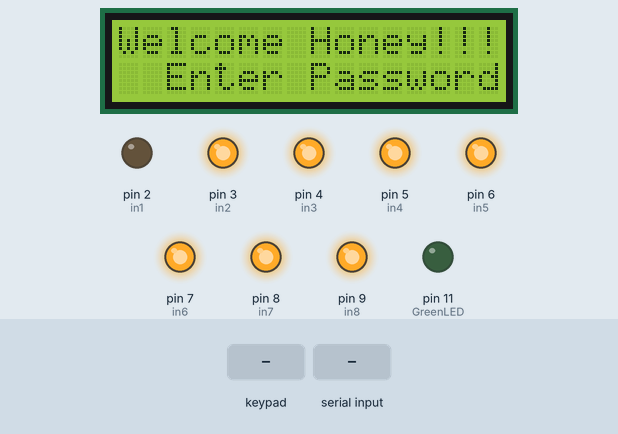
Recording of a sketch running on a simulated Arduino Mega 2560, built with avr-gcc and run on an emulated ATmega2560. Parts: 16×2 character LCD, output pins drawn as LEDs (lit = HIGH). The test bench sets the inputs (shaded band). What the sketch prints to the serial monitor is not drawn.

Above: at 1.3 s.
1.4 s: keypad keys 1 2 3 4 pressed 0.4 s apart
At 3.5 s:
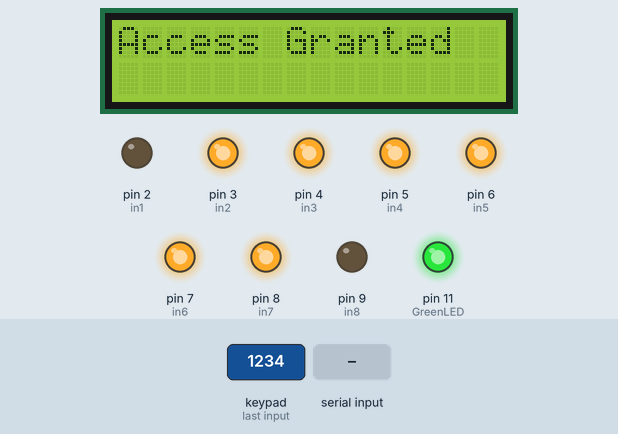
7.5 s: key 'A' pressed
10.5 s: "1" received over the second serial link
At 13.39 s:
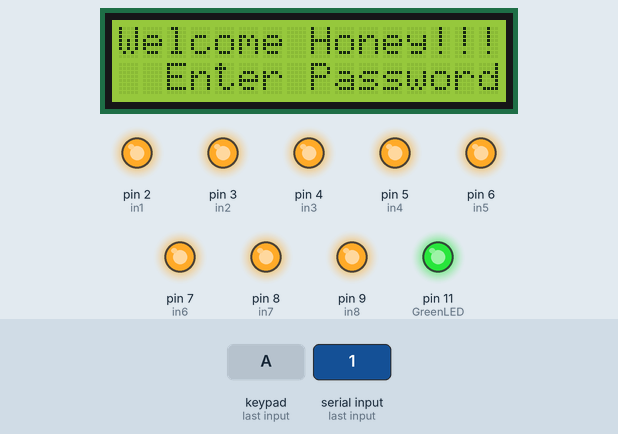
13.5 s: "b" received over the second serial link
At 14.2 s:
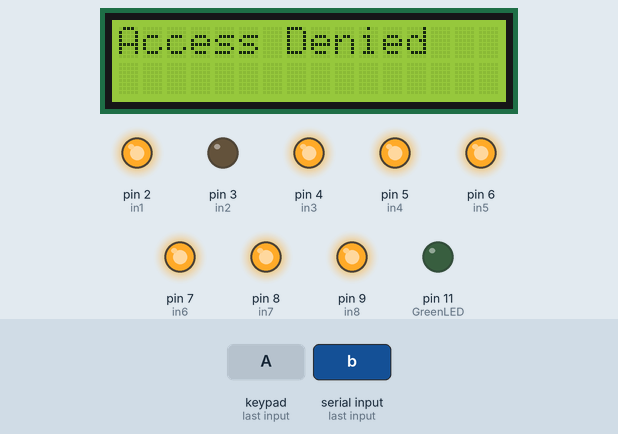
16.2 s: "2" received over the second serial link
At 17.4 s:
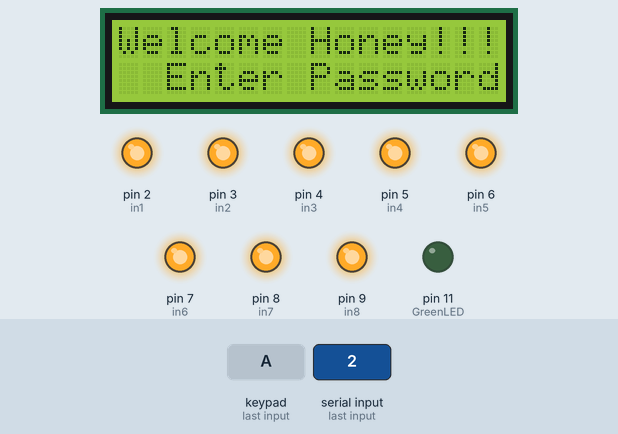
17.7 s: keypad keys 1 2 3 4 # pressed 0.4 s apart
At 19.7 s:
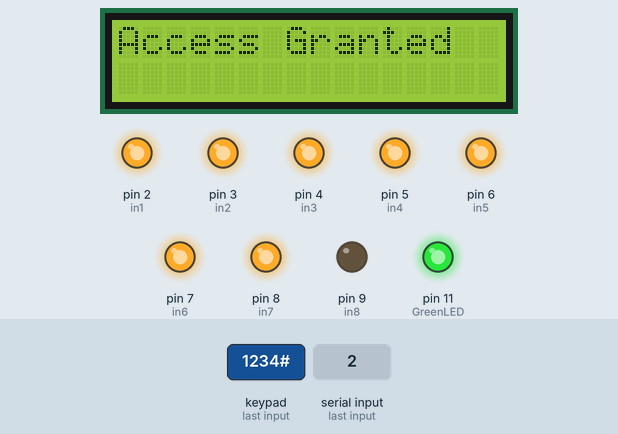
Timing chart, 0 to 21.2 s (numbered marks = the images above; inputs shaded):
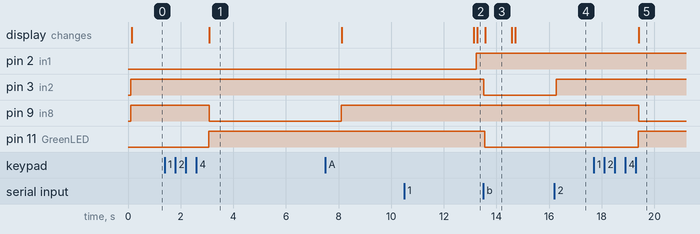

The sketch:

smart_home.ino
```cpp
#include<Keypad.h>
#include<Servo.h>
#include <Wire.h>
#include<Keypad.h>
#include <LiquidCrystal_I2C.h>
#include <SoftwareSerial.h>// import the Software serial library
char ch;
 // the data given from Computer
int in1 =2;
int in2 =3;
int in3 =4;
int in4 =5;
int in5 =6;
int in6 =7;
int in7 =8;
int in8 =9;
SoftwareSerial bluetooth(0,1); // RX, TX

#define GreenLED 11

LiquidCrystal_I2C lcd(0x3F,2,1,0,4,5,6,7,3, POSITIVE );
char* password="1234";
int Position= 0;

const byte rows=4;
const byte cols=4;

char keyMap [rows][cols]={
 {'1','2','3','A'},
  {'4','5','6','B'},
  {'7','8','9','C'},
  {'*','0','#','D'},

  };

  byte rowPins [rows]={22,23,24,25};
  byte colPins [cols]={26,27,28,29};

  Keypad myKeypad=Keypad(makeKeymap(keyMap),rowPins,colPins,rows,cols);
void setup() {
  Serial.begin(9600);
  while (!Serial) {
    ; // wait for serial port to connect. Needed for native USB port only
  }
  Serial.println("Goodnight moon!");
  bluetooth.begin(9600);
  bluetooth.println("Bluetooth On please press 1 or 0 blink LED ..");
    lcd.begin(16,2);
    pinMode(GreenLED,OUTPUT);
    DoorLocked(true);
    pinMode(in1,OUTPUT);
 pinMode(in2,OUTPUT);
 pinMode(in3,OUTPUT);
 pinMode(in4,OUTPUT);
 pinMode(in5,OUTPUT);
 pinMode(in6,OUTPUT);
 pinMode(in7,OUTPUT);
 pinMode(in8,OUTPUT);
digitalWrite(in2,HIGH);
digitalWrite(in3,HIGH);
digitalWrite(in4,HIGH);
digitalWrite(in5,HIGH);
digitalWrite(in6,HIGH);
digitalWrite(in7,HIGH);
digitalWrite(in8,HIGH);
}
void loop()
{

 if (bluetooth.available()) {
    //Serial.println("bluetooth sending");
    ch=bluetooth.read();
    Serial.println(ch);
     if (Serial.available()) {
    bluetooth.write(Serial.read());
  }
    if(ch=='1')
    {
      garden();
    }
    else if(ch=='2')
    {
      light1();
    }
    else if(ch=='3')
    {
      light2();
    }
    else if(ch=='4')
    {
      light3();
    }
    else if(ch=='5')
    {
      light4();
    }
    else if(ch=='6')
    {
     light5();
    }
    else if(ch=='7')
    {
      light6();
    }
    else if(ch=='8')
    {
      door();
    }
        else if(ch=='a')
    {
      gardenoff();
    }
     else if(ch=='b')
    {
      light1off();
    }
    else if(ch=='c')
    {
      light2off();
    }
    else if(ch=='d')
    {
      light3off();
    }
    else if(ch=='e')
    {
      light4off();
    }
    else if(ch=='f')
    {
     light5off();
    }
    else if(ch=='f')
    {
      light6off();
    }
    else if(ch=='g')
    {
      dooroff();
    }
  }

  char passcode=myKeypad.getKey();
   lcd.setCursor(0,0);
      lcd.print("Welcome Honey!!!");
      lcd.setCursor(0,1);
      lcd.print("  Enter Password  ");
   if( passcode =='*' || passcode== '#'|| passcode== 'A' || passcode=='B' || passcode=='C' ||passcode =='D')
 {
        Position=0;
        DoorLocked(true);
        lcd.clear();
        lcd.setCursor(0,0);
        lcd.print("Access Denied");
        delay(1000);
        lcd.clear();

        }
        if(passcode==password[Position]){
          Position ++;

          }
          if(Position ==4){

            DoorLocked(false);
            lcd.clear();
            lcd.setCursor(0,0);
            lcd.print("Access Granted");

           digitalWrite(in8,LOW);
           delay(5000);
           digitalWrite(in8,HIGH);
            lcd.clear();
            lcd.setCursor(0,0);
            lcd.print("Warmly Welcome");
            lcd.setCursor(0,1);
            lcd.print("From TU(Myeik)");
            delay(5000);
            lcd.clear();
}
   delay(100);
}

void DoorLocked(int locked){

  if(locked){

    digitalWrite(GreenLED,LOW);

    }else{
      digitalWrite(GreenLED,HIGH);
}
}
void garden()
{
  Serial.println("garden off");
   digitalWrite(in1,HIGH);

        bluetooth.println("garden Off ! ");
}
void light1()
{
    Serial.println("light1 off");
    digitalWrite(in2,HIGH);

        bluetooth.println("light1 Off ! ");
}
void light2()
{
    Serial.println("light2 off");
    digitalWrite(in3,HIGH);

        bluetooth.println("light2 Off ! ");
}
void light3()
{
    Serial.println("light3 off");
    digitalWrite(in4,HIGH);

        bluetooth.println("light3 Off ! ");
}
void light4()
{
    Serial.println("light4 off");
    digitalWrite(in5,HIGH);

        bluetooth.println("light4 Off ! ");
}
void light5()
{
    Serial.println("light5 off");
    digitalWrite(in6,HIGH);

        bluetooth.println("light5 Off ! ");
}
void light6()
{
    Serial.println("light6 off");
    digitalWrite(in7,HIGH);

        bluetooth.println("light6 Off ! ");
}
void door()
{
    Serial.println("door off");
    digitalWrite(in8,HIGH);

        bluetooth.println("door Off ! ");
}


void gardenoff()
{
  Serial.println("garden on");
   digitalWrite(in1,LOW);

        bluetooth.println("gardenoff ! ");
}
void light1off()
{
    Serial.println("light1 on");
    digitalWrite(in2,LOW);

        bluetooth.println("light1 ! ");
}
void light2off()
{
    Serial.println("light2 on");
    digitalWrite(in3,LOW);

        bluetooth.println("light2 Off ! ");
}

void light3off()
{
    Serial.println("light3");
    digitalWrite(in4,LOW);

        bluetooth.println("light3 Off !");
}
void light4off()
{
    Serial.println("light4 on");
    digitalWrite(in5,LOW);

        bluetooth.println("light4 Off ! ");
}
void light5off()
{
    Serial.println("light5 on");
    digitalWrite(in6,LOW);

        bluetooth.println("light6 Off ! ");
}
void light6off()
{
    Serial.println("light6 on");
    digitalWrite(in7,LOW);

        bluetooth.println("garden Off ! ");
}

void dooroff()
{
    Serial.println("door on");
    digitalWrite(in8,LOW);

        bluetooth.println("door ON ! ");
}
```

Measured:
- after the input at 1.4 s, pin 9 (in8): HIGH → LOW after 1.7 s; pin 11 (GreenLED): LOW → HIGH after 1.7 s; the display: changes after 1.7 s (image 1)
- after the input at 10.5 s, pin 2 (in1): LOW → HIGH after 2.7 s
- after the input at 13.5 s, pin 3 (in2): HIGH → LOW at once
- after the input at 16.2 s, pin 3 (in2): LOW → HIGH after 0.07 s
- after the input at 17.7 s, pin 9 (in8): HIGH → LOW after 1.7 s; pin 11 (GreenLED): LOW → HIGH after 1.7 s; the display: changes after 1.7 s (image 5)
- what the display in image 3 shows lasts 1.0 s, from 13.6 s to 14.6 s
